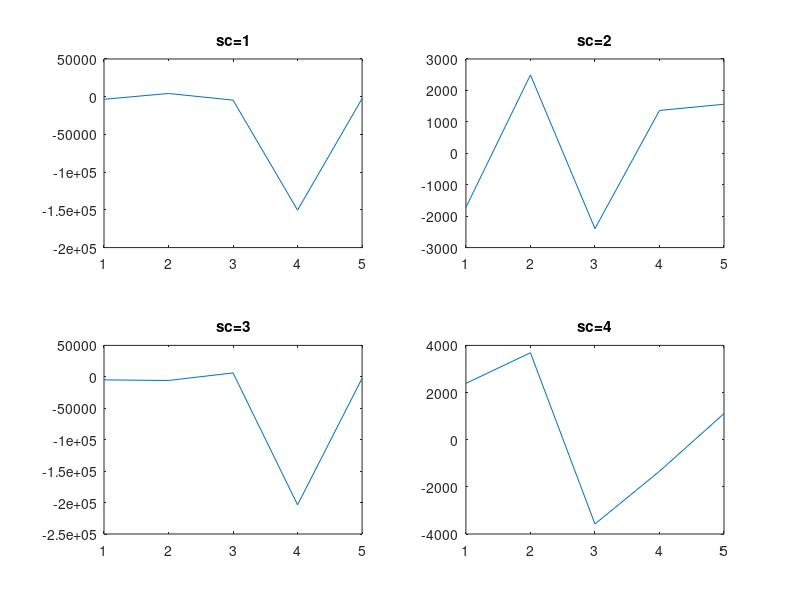

Recreate this plot in MATLAB.
% test2.m
% implementation of system on p.13 of the journal

close all
clear all
clc

load('ppa.mat')
load('ppb.mat')
s= [1 1 -1 -1 1;1 1 1 1 -1; -1 1 -1 1 -1; 1 -1 -1 1 1];

ifout =ifft(s);

%sfb ppt filter
for i=1:4
    aout(i,:)=conv(ifout(i,:),ppa(i,:));
end

%overlap & p/s
y = zeros(1,4*4+(2*size(s,2)-1)*4/2);
for i=1:4+size(s,2)-1
    y(1,1+4*(i-1):4*(i-1)+4)=y(1,1+4*(i-1):4*(i-1)+4)+aout(:,i).';
end


% s/p
for i=1:4+size(s,2)-1
    rin(:,i)=y(1,1+4*(i-1):4*(i-1)+4);
end

%afb ppt filter
for i=1:4
    bout(i,:)=conv(rin(i,:),ppb(i,:));
    coef(i,:) = conv(ppb(i,:),ppa(i,:));
end

%sampled=bout;
sampled=bout(:,4:4+size(s,2)-1)./.6863;

 
fout = fft(sampled);

figure(1);
for i=1:4
    subplot(2,2,i);
    plot(real(fout(i,:)./imag(fout(i,:))));
    title(sprintf('sc=%d',i));
    %axis([1 size(s,2) -2 2]);
end

s_est=real(fout);

dif_s =[s, s_est];
serr = abs(s-round(s_est));






























% %this works well
% %without overlapping

% close all
% clear all
% clc
% 
% load('ppa.mat')
% load('ppb.mat')
% s= [1 -1; 1 1; -1 1; 1 -1];
% 
% ifout =ifft(s);
% 
% 
% for i=1:4
%     filter(i,:)=conv(ppa(i,:),ppb(i,:));
%     out(i,:)=conv(ifout(i,:),filter(i,:));
% end
% 
% fout = fft(out);
% 
% figure(1);
% for i=1:4
%     subplot(2,2,i);
%     plot(real(fout(i,:)));
%     title(sprintf('sc=%d',i));
% end
% 
% 
% %stop
% s_est=real(fout(:,4:5));
% 
% dif_s =[s, s_est];

% this work with problem on sc=2
% w/ overlapping and sampling after fft

% 
% close all
% clear all
% clc
% 
% load('ppa.mat')
% load('ppb.mat')
% s= [1 -1; 1 1; -1 1; 1 -1];
% 
% ifout =ifft(s);
% 
% %sfb ppt filter
% for i=1:4
%     aout(i,:)=conv(ifout(i,:),ppa(i,:));
% end
% 
% %overlap & p/s
% y = zeros(1,12);
% for i=1:5
%     y(1,1+2*(i-1):2*(i-1)+4)=y(1,1+2*(i-1):2*(i-1)+4)+aout(:,i).';
% end
% 
% 
% % s/p
% for i=1:5
%     rin(:,i)=y(1,1+2*(i-1):2*(i-1)+4);
% end
% 
% %afb ppt filter
% for i=1:4
%     bout(i,:)=conv(rin(i,:),ppb(i,:));
% end
% 
% 
% 
%  
% fout = fft(bout);
% 
% figure(1);
% for i=1:4
%     subplot(2,2,i);
%     plot(real(fout(i,:)));
%     title(sprintf('sc=%d',i));
% end
% 
% s_est=real(fout(:,4:5));
% 
% dif_s =[s, s_est];